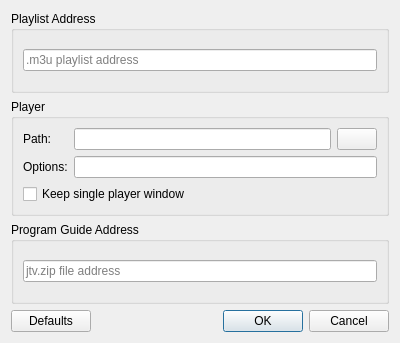
<?xml version="1.0" encoding="UTF-8"?>
<ui version="4.0">
 <class>Dialog</class>
 <widget class="QDialog" name="Dialog">
  <property name="geometry">
   <rect>
    <x>0</x>
    <y>0</y>
    <width>400</width>
    <height>343</height>
   </rect>
  </property>
  <property name="windowTitle">
   <string>tvnao - settings</string>
  </property>
  <layout class="QVBoxLayout" name="verticalLayout">
   <item>
    <widget class="QGroupBox" name="groupBoxPlaylist">
     <property name="title">
      <string>Playlist Address</string>
     </property>
     <layout class="QVBoxLayout" name="verticalLayout_2">
      <item>
       <widget class="QLineEdit" name="playlistAddr">
        <property name="placeholderText">
         <string>.m3u playlist address</string>
        </property>
        <property name="clearButtonEnabled">
         <bool>true</bool>
        </property>
       </widget>
      </item>
     </layout>
    </widget>
   </item>
   <item>
    <widget class="QGroupBox" name="groupBoxPlayer">
     <property name="title">
      <string>Player</string>
     </property>
     <layout class="QVBoxLayout" name="verticalLayout_3">
      <item>
       <layout class="QHBoxLayout" name="horizontalLayoutPlayer">
        <item>
         <layout class="QVBoxLayout" name="verticalLayout2">
          <item>
           <widget class="QLabel" name="label_3">
            <property name="text">
             <string>Path:</string>
            </property>
           </widget>
          </item>
          <item>
           <widget class="QLabel" name="label_4">
            <property name="text">
             <string>Options:</string>
            </property>
           </widget>
          </item>
         </layout>
        </item>
        <item>
         <layout class="QVBoxLayout" name="verticalLayout3">
          <item>
           <layout class="QHBoxLayout" name="horizontalLayout">
            <item>
             <widget class="QLineEdit" name="playerPath"/>
            </item>
            <item>
             <widget class="QPushButton" name="playerButton">
              <property name="text">
               <string/>
              </property>
             </widget>
            </item>
           </layout>
          </item>
          <item>
           <widget class="QLineEdit" name="playerOptions">
            <property name="clearButtonEnabled">
             <bool>true</bool>
            </property>
           </widget>
          </item>
         </layout>
        </item>
       </layout>
      </item>
      <item>
       <widget class="QCheckBox" name="playerSingle">
        <property name="text">
         <string>Keep single player window</string>
        </property>
       </widget>
      </item>
     </layout>
    </widget>
   </item>
   <item>
    <widget class="QGroupBox" name="groupBoxGuide">
     <property name="title">
      <string>Program Guide Address</string>
     </property>
     <layout class="QVBoxLayout" name="verticalLayout_4">
      <item>
       <widget class="QLineEdit" name="guideAddr">
        <property name="placeholderText">
         <string>jtv.zip file address</string>
        </property>
        <property name="clearButtonEnabled">
         <bool>true</bool>
        </property>
       </widget>
      </item>
     </layout>
    </widget>
   </item>
   <item>
    <layout class="QHBoxLayout" name="horizontalLayoutBt">
     <item>
      <widget class="QPushButton" name="defaultsButton">
       <property name="text">
        <string>Defaults</string>
       </property>
      </widget>
     </item>
     <item>
      <widget class="QDialogButtonBox" name="buttonBox">
       <property name="orientation">
        <enum>Qt::Horizontal</enum>
       </property>
       <property name="standardButtons">
        <set>QDialogButtonBox::Cancel|QDialogButtonBox::Ok</set>
       </property>
      </widget>
     </item>
    </layout>
   </item>
  </layout>
 </widget>
 <resources/>
 <connections>
  <connection>
   <sender>buttonBox</sender>
   <signal>accepted()</signal>
   <receiver>Dialog</receiver>
   <slot>accept()</slot>
   <hints>
    <hint type="sourcelabel">
     <x>248</x>
     <y>254</y>
    </hint>
    <hint type="destinationlabel">
     <x>157</x>
     <y>274</y>
    </hint>
   </hints>
  </connection>
  <connection>
   <sender>buttonBox</sender>
   <signal>rejected()</signal>
   <receiver>Dialog</receiver>
   <slot>reject()</slot>
   <hints>
    <hint type="sourcelabel">
     <x>316</x>
     <y>260</y>
    </hint>
    <hint type="destinationlabel">
     <x>286</x>
     <y>274</y>
    </hint>
   </hints>
  </connection>
 </connections>
</ui>
